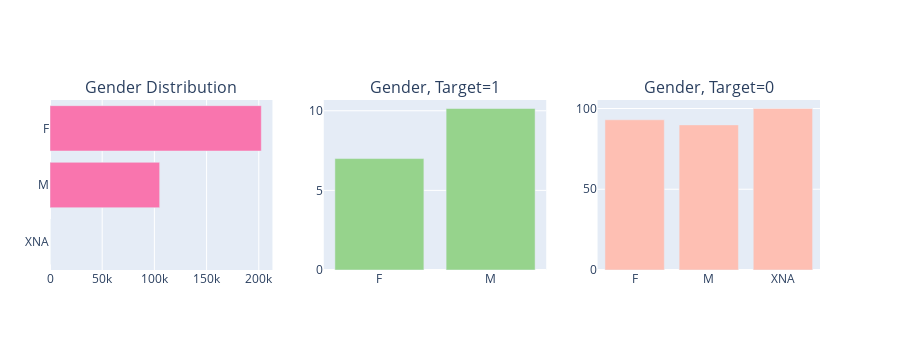

The cell this chart's notebook holds for it:
### Markdown cell above
#### Geneder type of applicants
More women have applied for loans (about twice the number of men). But if you look at target variables, men default more than women.
Around 10% of the total men re deaulters here compared to 7% for women applicants

### Code cell
tr0 = bar_hor(app_train, "CODE_GENDER", "Distribution of CODE_GENDER Variable" ,"#f975ae", w=700, lm=100, return_trace= True)
tr1, tr2 = gp('CODE_GENDER', 'Distribution of Target with Applicant Gender')

fig = tools.make_subplots(rows=1, cols=3, print_grid=False, subplot_titles = ["Gender Distribution" , "Gender, Target=1" ,"Gender, Target=0"])
fig.append_trace(tr0, 1, 1);
fig.append_trace(tr1, 1, 2);
fig.append_trace(tr2, 1, 3);
fig['layout'].update(height=350, showlegend=False, margin=dict(l=50));
iplot(fig);

### Figure 1 — Plotly figure (JSON) as saved in the notebook; plotly's stock layout.template omitted (floating-point values rounded to 4 significant figures)
{"data": [{"marker": {"color": "#f975ae"}, "orientation": "h", "type": "bar", "x": [4, 105059, 202448], "xaxis": "x", "y": ["XNA", "M", "F"], "yaxis": "y"}, {"marker": {"color": "#96D38C"}, "name": "Target : 1", "type": "bar", "x": ["F", "M"], "xaxis": "x2", "y": [6.999, 10.14], "yaxis": "y2"}, {"marker": {"color": "#FEBFB3"}, "name": "Target : 0", "type": "bar", "x": ["F", "M", "XNA"], "xaxis": "x3", "y": [93.0, 89.86, 100], "yaxis": "y3"}], "layout": {"annotations": [{"font": {"size": 16}, "showarrow": false, "text": "Gender Distribution", "x": 0.1444, "xanchor": "center", "xref": "paper", "y": 1, "yanchor": "bottom", "yref": "paper"}, {"font": {"size": 16}, "showarrow": false, "text": "Gender, Target=1", "x": 0.5, "xanchor": "center", "xref": "paper", "y": 1, "yanchor": "bottom", "yref": "paper"}, {"font": {"size": 16}, "showarrow": false, "text": "Gender, Target=0", "x": 0.8556, "xanchor": "center", "xref": "paper", "y": 1, "yanchor": "bottom", "yref": "paper"}], "height": 350, "margin": {"l": 50}, "showlegend": false, "xaxis": {"anchor": "y", "domain": [0, 0.2889]}, "xaxis2": {"anchor": "y2", "domain": [0.3556, 0.6444]}, "xaxis3": {"anchor": "y3", "domain": [0.7111, 1]}, "yaxis": {"anchor": "x", "domain": [0, 1]}, "yaxis2": {"anchor": "x2", "domain": [0, 1]}, "yaxis3": {"anchor": "x3", "domain": [0, 1]}}}
